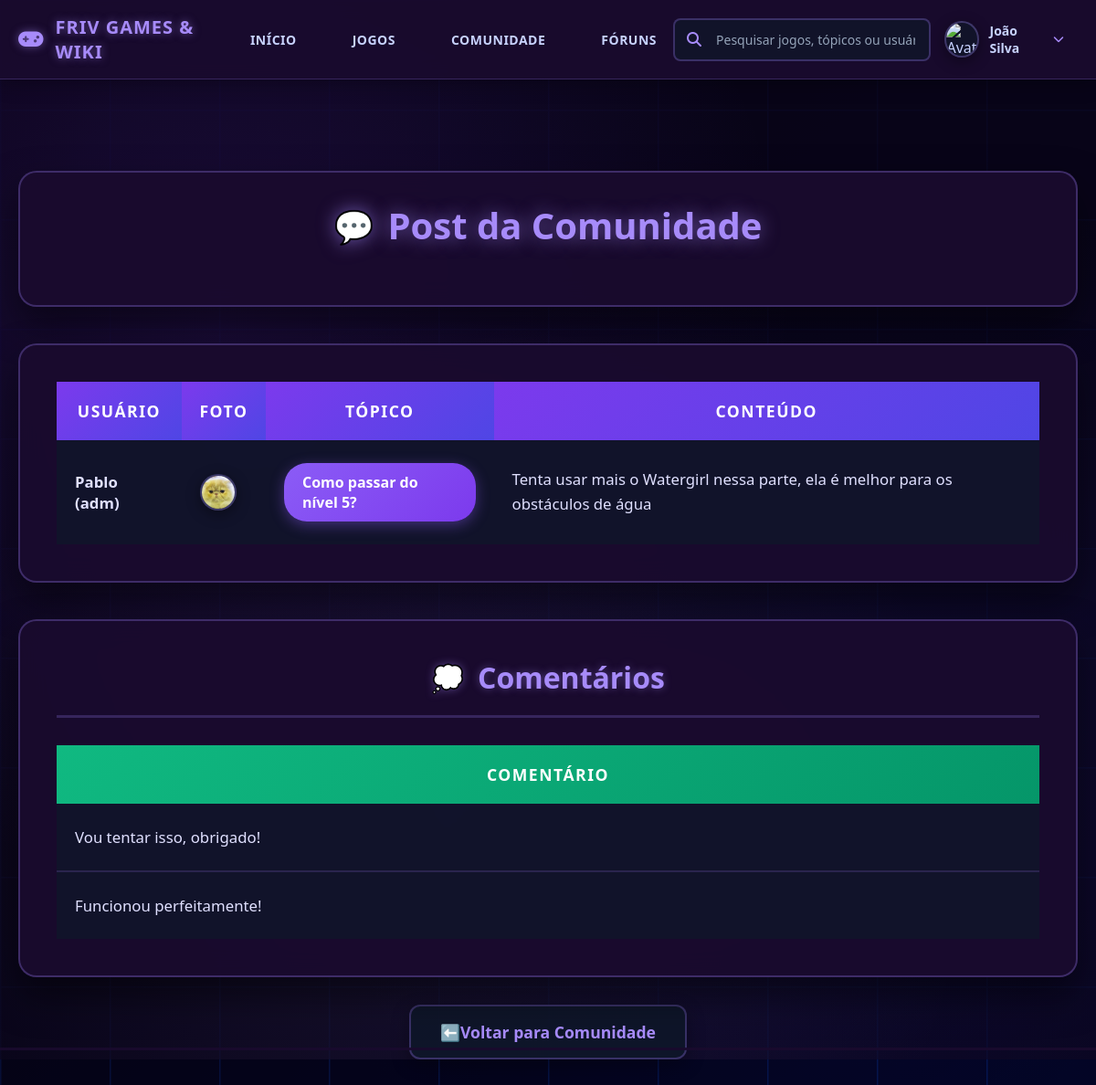
The page /post_individual.php?id=1 (signed in) on the database its author committed.
### tables this page shows
CREATE TABLE IF NOT EXISTS `post_forun` (
  `idpost_forun` INT NOT NULL AUTO_INCREMENT,
  `conteudo` VARCHAR(255) NULL,
  `usuario_idusuario` INT NOT NULL,
  `topico_forun_idtopico_forun` INT NOT NULL,
  PRIMARY KEY (`idpost_forun`, `usuario_idusuario`, `topico_forun_idtopico_forun`),
  INDEX `fk_post_forun_usuario1_idx` (`usuario_idusuario` ASC) VISIBLE,
  INDEX `fk_post_forun_topico_forun1_idx` (`topico_forun_idtopico_forun` ASC) VISIBLE,
  UNIQUE INDEX `idpost_forun_UNIQUE` (`idpost_forun` ASC) VISIBLE,
  CONSTRAINT `fk_post_forun_usuario1`
    FOREIGN KEY (`usuario_idusuario`)
    REFERENCES `usuario` (`idusuario`)
    ON DELETE CASCADE
    ON UPDATE NO ACTION,
  CONSTRAINT `fk_post_forun_topico_forun1`
    FOREIGN KEY (`topico_forun_idtopico_forun`)
    REFERENCES `topico_forun` (`idtopico_forun`)
    ON DELETE CASCADE
    ON UPDATE NO ACTION);

CREATE TABLE IF NOT EXISTS `usuario` (
  `idusuario` INT NOT NULL AUTO_INCREMENT,
  `nome` VARCHAR(45) NOT NULL,
  `gmail` VARCHAR(100) NOT NULL,
  `senha` VARCHAR(200) NOT NULL,
  `foto` VARCHAR(255) NULL,
  `tipo` CHAR(1) NOT NULL,
  PRIMARY KEY (`idusuario`),
  UNIQUE INDEX `idusuario_UNIQUE` (`idusuario` ASC) VISIBLE);

CREATE TABLE IF NOT EXISTS `topico_forun` (
  `idtopico_forun` INT NOT NULL AUTO_INCREMENT,
  `nome` VARCHAR(50) NOT NULL,
  `conteudo` TEXT NOT NULL,
  `categoria_forun_idcategoria_forun1` INT NOT NULL,
  `jogo_idjogo1` INT NOT NULL,
  PRIMARY KEY (`idtopico_forun`),
  INDEX `fk_topico_forun_categoria_forun1_idx` (`categoria_forun_idcategoria_forun1` ASC) VISIBLE,
  INDEX `fk_topico_forun_jogo1_idx` (`jogo_idjogo1` ASC) VISIBLE,
  UNIQUE INDEX `idtopico_forun_UNIQUE` (`idtopico_forun` ASC) VISIBLE,
  CONSTRAINT `fk_topico_forun_categoria_forun1`
    FOREIGN KEY (`categoria_forun_idcategoria_forun1`)
    REFERENCES `categoria_forun` (`idcategoria_forun`)
    ON DELETE CASCADE
    ON UPDATE NO ACTION,
  CONSTRAINT `fk_topico_forun_jogo1`
    FOREIGN KEY (`jogo_idjogo1`)
    REFERENCES `jogo` (`idjogo`)
    ON DELETE CASCADE
    ON UPDATE NO ACTION);

CREATE TABLE IF NOT EXISTS `comentario` (
  `idcomentario` INT NOT NULL AUTO_INCREMENT,
  `comentario` VARCHAR(255) NOT NULL,
  `criado` DATE NOT NULL,
  `post_forun_idpost_forun` INT NOT NULL,
  `post_forun_usuario_idusuario` INT NOT NULL,
  `post_forun_topico_forun_idtopico_forun` INT NOT NULL,
  PRIMARY KEY (`idcomentario`, `post_forun_idpost_forun`, `post_forun_usuario_idusuario`, `post_forun_topico_forun_idtopico_forun`),
  INDEX `fk_comentario_post_forun1_idx` (`post_forun_idpost_forun` ASC, `post_forun_usuario_idusuario` ASC, `post_forun_topico_forun_idtopico_forun` ASC) VISIBLE,
  UNIQUE INDEX `idcomentario_UNIQUE` (`idcomentario` ASC) VISIBLE,
  CONSTRAINT `fk_comentario_post_forun1`
    FOREIGN KEY (`post_forun_idpost_forun` , `post_forun_usuario_idusuario` , `post_forun_topico_forun_idtopico_forun`)
    REFERENCES `post_forun` (`idpost_forun` , `usuario_idusuario` , `topico_forun_idtopico_forun`)
    ON DELETE CASCADE
    ON UPDATE NO ACTION);

### controle/funcoes.php (called while the page is built, shortened)
<?php
function pesquisarUsuario_ID($conexao, $idusuario)
{
    $sql = "SELECT nome, gmail, senha, foto FROM usuario WHERE idusuario = ?";
    $comando = mysqli_prepare($conexao, $sql);
    mysqli_stmt_bind_param($comando, 'i', $idusuario);
    mysqli_stmt_execute($comando);
    $resultado = mysqli_stmt_get_result($comando);
    $user = mysqli_fetch_assoc($resultado);
    return $user;
}
function pesquisarTopico_ID($conexao, $idtopico_forun)
{
    $sql = "SELECT t.idtopico_forun, t.nome AS nome_topico, t.conteudo, c.idcategoria_forun, c.nome AS nome_categoria, j.idjogo, j.nome AS nome_jogo
            FROM topico_forun t
            INNER JOIN categoria_forun c ON t.categoria_forun_idcategoria_forun1 = c.idcategoria_forun
            INNER JOIN jogo j ON t.jogo_idjogo1 = j.idjogo
            WHERE t.idtopico_forun = ?";
    $comando = mysqli_prepare($conexao, $sql);
    mysqli_stmt_bind_param($comando, 'i', $idtopico_forun);
    mysqli_stmt_execute($comando);
    $resultado = mysqli_stmt_get_result($comando);
    $topico = mysqli_fetch_assoc($resultado);
    return $topico;
}
function pesquisarPostID($conexao, $idpost)
{
    $sql = "SELECT * FROM post_forun WHERE idpost_forun=?";
    $comando = mysqli_prepare($conexao, $sql);
    mysqli_stmt_bind_param($comando, 'i', $idpost);
    mysqli_stmt_execute($comando);
    $resultado = mysqli_stmt_get_result($comando);
    $post = mysqli_fetch_assoc($resultado);
    return $post;
}
function ListarComentarioPost($conexao, $idpost)
{
    $sql = "SELECT * FROM comentario WHERE post_forun_idpost_forun = ?";
    $comando = mysqli_prepare($conexao, $sql);
    mysqli_stmt_bind_param($comando, 'i', $idpost);
    mysqli_stmt_execute($comando);
    $resultado = mysqli_stmt_get_result($comando);
    $lista_comentario = [];
    if ($resultado) {
        while ($comentario = mysqli_fetch_assoc($resultado)) {
            $lista_comentario[] = $comentario;
        }
    }
    return $lista_comentario;
}
?>

### public/post_individual.php (the view, shortened to what this page needs)
<?php
require_once "../controle/conexao.php";
require_once "../controle/funcoes.php";
$idpost = $_GET['id'];
?>
<!DOCTYPE html>
<html lang="pt-br">
<head>
    <link rel="stylesheet" href="./estilo/estilo_postIndividual.css">
    <link rel="stylesheet" href="https://cdnjs.cloudflare.com/ajax/libs/font-awesome/6.4.0/css/all.min.css">
    <link rel="stylesheet" href="./estilo/cabeçalho.css">
</head>
<body>
    <?php include 'cabeçalho.php'; ?>
    <div class="post-container">
        <div class="post-header">
            <h1 class="post-title">Post da Comunidade</h1>
        </div>
        <?php
        $posts = [];
        $posts[] = pesquisarPostID($conexao, $idpost);
        if((!$posts)){
            echo "<div class='empty-message'>Não foi possível identificar o post. Retorne a página e tente rever o post.</div>";
        } else {
        ?>
        <div class="post-content">
            <table class="post-table">
                <thead>
                    <tr>
                        <th>Usuário</th>
                        <th>Foto</th>
                        <th>Tópico</th>
                        <th>Conteúdo</th>
                    </tr>
                </thead>
                <tbody>
                <?php
                foreach ($posts as $post) {
                    $conteudo = $post['conteudo'];
                    $idusu = $post['usuario_idusuario'];
                    $idtop = $post['topico_forun_idtopico_forun'];
                    $usuarioinfo = pesquisarUsuario_ID($conexao, $idusu);
                    $nome = $usuarioinfo['nome'];
                    $foto = $usuarioinfo['foto'];
                    $topico_info = pesquisarTopico_ID($conexao, $idtop);
                    $nometopico = $topico_info['nome_topico'];
                    echo "<tr>";
                    echo "<td><strong>$nome</strong></td>";
                    echo "<td><img src='../controle/fotos/$foto' alt='$nome' class='user-avatar'></td>";
                    echo "<td><span class='topic-badge'>$nometopico</span></td>";
                    echo "<td class='post-text'>$conteudo</td>";
                    echo "</tr>";
                }
                ?>
                </tbody>
            </table>
        </div>
        <?php
        $comentarios = ListarComentarioPost($conexao, $idpost);
        ?>
        <div class="comments-section">
            <h2 class="comments-title">Comentários</h2>
            <?php
            if(count($comentarios)==0){
                echo "<div class='empty-message'>Não há comentários neste post ainda.</div>";
            } else {
            ?>
            <table class="comments-table">
                <thead>
                    <tr>
                        <th>Comentário</th>
                    </tr>
                </thead>
                <tbody>
                <?php
                foreach ($comentarios as $comentario) {
                    $comen = $comentario['comentario'];
                    echo "<tr>";
                    echo "<td>$comen</td>";
                    echo "</tr>";
                }
                ?>
                </tbody>
            </table>
            <?php } ?>
        </div>
        <?php } ?>
        <a href="comunidade.php" class="back-button">Voltar para Comunidade</a>
    </div>
</body>
</html>

### public/estilo/estilo_postIndividual.css (style rules this page uses)
* { margin: 0; padding: 0; box-sizing: border-box; font-family: 'Segoe UI', Tahoma, Geneva, Verdana, sans-serif; }
body { background-size: cover; background-blend-mode: overlay; min-height: 100vh; color: #e0e0ff; position: relative; }
body::after { content: ""; position: absolute; top: 0; left: 0; width: 100%; height: 100%; background: radial-gradient(circle at 20% 30%, rgba(124, 58, 237, 0.15) 0%, transparent 50%), radial-gradient(circle at 80% 70%, rgba(79, 70, 229, 0.1) 0%, transparent 50%), radial-gradient(circle at 40% 80%, rgba(167, 139, 250, 0.1) 0%, transparent 50%); animation: pulse 15s ease-in-out infinite; z-index: 0; }
body::before { content: ""; position: absolute; top: 0; left: 0; width: 100%; height: 100%; background: rgba(10, 5, 25, 0.7); z-index: 0; }
.post-container { max-width: 1200px; margin: 100px auto 40px; padding: 0 20px; position: relative; z-index: 1; }
.post-header { text-align: center; margin-bottom: 40px; padding: 30px; background: rgba(26, 11, 46, 0.95); border-radius: 20px; border: 2px solid rgba(101, 78, 163, 0.5); backdrop-filter: blur(15px); box-shadow: 0 20px 40px rgba(0, 0, 0, 0.5); }
.post-title { color: #a78bfa; font-size: 2.5rem; font-weight: 800; margin-bottom: 30px; text-shadow: 0 0 20px rgba(167, 139, 250, 0.6); display: flex; align-items: center; justify-content: center; gap: 15px; }
.post-title::before { content: "💬"; font-size: 2.2rem; }
.post-content { background: rgba(26, 11, 46, 0.95); border-radius: 20px; padding: 40px; margin-bottom: 40px; box-shadow: 0 20px 40px rgba(0, 0, 0, 0.5); border: 2px solid rgba(101, 78, 163, 0.5); backdrop-filter: blur(15px); }
.post-table { width: 100%; border-collapse: collapse; color: #e0e0ff; font-size: 1.1rem; }
.post-table th { background: linear-gradient(135deg, #7c3aed 0%, #4f46e5 100%); color: white; font-weight: 700; font-size: 1.1rem; text-transform: uppercase; letter-spacing: 1.5px; padding: 20px 15px; text-align: center; border: none; }
.post-table td { padding: 25px 20px; border-bottom: 2px solid rgba(101, 78, 163, 0.3); vertical-align: middle; font-size: 1.05rem; }
.post-table tr { background: rgba(15, 23, 42, 0.7); transition: all 0.3s ease; }
.post-table tr:last-child td { border-bottom: none; }
.user-avatar { width: 80px; height: 80px; border-radius: 50%; object-fit: cover; border: 3px solid rgba(167, 139, 250, 0.4); box-shadow: 0 4px 15px rgba(0, 0, 0, 0.4); transition: all 0.3s ease; display: block; margin: 0 auto; }
.topic-badge { background: linear-gradient(135deg, #8b5cf6 0%, #7c3aed 100%); color: white; padding: 10px 20px; border-radius: 25px; font-weight: 600; font-size: 1rem; display: inline-block; box-shadow: 0 4px 15px rgba(139, 92, 246, 0.4); }
.post-text { line-height: 1.6; color: #e0e0ff; font-size: 1.1rem; text-align: left; }
.comments-section { background: rgba(26, 11, 46, 0.95); border-radius: 20px; padding: 40px; box-shadow: 0 20px 40px rgba(0, 0, 0, 0.5); border: 2px solid rgba(101, 78, 163, 0.5); backdrop-filter: blur(15px); }
.comments-title { color: #a78bfa; font-size: 2rem; font-weight: 700; margin-bottom: 30px; text-align: center; padding-bottom: 20px; border-bottom: 3px solid rgba(101, 78, 163, 0.4); display: flex; align-items: center; justify-content: center; gap: 15px; text-shadow: 0 0 10px rgba(167, 139, 250, 0.4); }
.comments-title::before { content: "💭"; font-size: 1.8rem; }
.comments-table { width: 100%; border-collapse: collapse; color: #e0e0ff; font-size: 1.1rem; }
.comments-table th { background: linear-gradient(135deg, #10b981 0%, #059669 100%); color: white; font-weight: 700; font-size: 1.1rem; text-transform: uppercase; letter-spacing: 1.5px; padding: 20px 15px; text-align: center; border: none; }
.comments-table td { padding: 25px 20px; border-bottom: 2px solid rgba(101, 78, 163, 0.3); vertical-align: middle; font-size: 1.05rem; text-align: left; }
.comments-table tr { background: rgba(15, 23, 42, 0.7); transition: all 0.3s ease; }
.comments-table tr:last-child td { border-bottom: none; }
.back-button { display: inline-flex; align-items: center; gap: 12px; background: rgba(15, 23, 42, 0.9); color: #a78bfa; text-decoration: none; padding: 16px 32px; border-radius: 12px; font-weight: 700; font-size: 1.1rem; transition: all 0.3s; border: 2px solid rgba(101, 78, 163, 0.5); margin: 30px auto; text-align: center; display: block; width: fit-content; box-shadow: 0 6px 20px rgba(0, 0, 0, 0.3); }
.back-button::before { content: "⬅️"; font-size: 1.1rem; }

### rows shown on the page
post_forun: usuario_idusuario.nome "Pablo (adm)", usuario_idusuario.foto (picture), topico_forun_idtopico_forun.nome "Como passar do nível 5?", conteudo "Tenta usar mais o Watergirl nessa parte, ela é melhor para os obstáculos de água"
comentario: comentario "Vou tentar isso, obrigado!"
comentario: comentario "Funcionou perfeitamente!"

### other values the page prints
$_SESSION['nome'] "João Silva"
